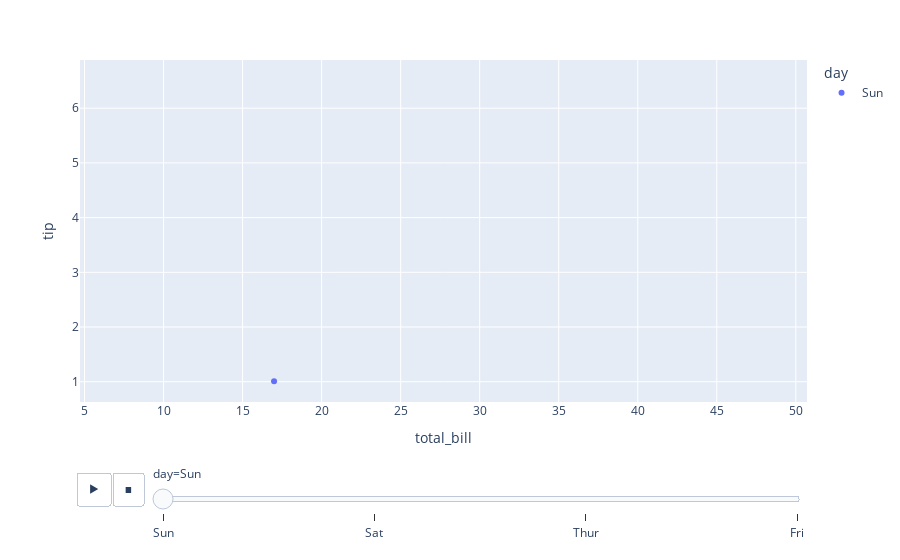

Notebook cell for this chart:
### Code cell
#animation plot with plotly
px.scatter(df, x='total_bill', y='tip', animation_frame='day', animation_group='day', color='day')

### Figure 1 — Plotly figure (JSON) as saved in the notebook; plotly's stock layout.template omitted (floating-point values rounded to 4 significant figures)
{"data": [{"hovertemplate": "day=Sun<br>total_bill=%{x}<br>tip=%{y}<extra></extra>", "ids": ["Sun", "Sun", "Sun", "Sun", "Sun", "Sun", "Sun", "Sun", "Sun", "Sun", "Sun", "Sun", "Sun", "Sun", "Sun", "Sun", "Sun", "Sun", "Sun", "Sun", "Sun", "Sun", "Sun", "Sun", "Sun", "Sun", "Sun", "Sun", "Sun", "Sun", "Sun", "Sun", "Sun", "Sun", "Sun", "Sun", "Sun", "Sun", "Sun", "Sun", "Sun", "Sun", "Sun", "Sun", "Sun", "Sun", "Sun", "Sun", "Sun", "Sun", "Sun", "Sun", "Sun", "Sun", "Sun", "Sun", "Sun", "Sun", "Sun", "Sun", "Sun", "Sun", "Sun", "Sun", "Sun", "Sun", "Sun", "Sun", "Sun", "Sun", "Sun", "Sun", "Sun", "Sun", "Sun", "Sun"], "legendgroup": "Sun", "marker": {"color": "#636efa", "symbol": "circle"}, "mode": "markers", "name": "Sun", "orientation": "v", "showlegend": true, "type": "scatter", "x": [16.99, 10.34, 21.01, 23.68, 24.59, 25.29, 8.77, 26.88, 15.04, 14.78, 10.27, 35.26, 15.42, 18.43, 14.83, 21.58, 10.33, 16.29, 16.97, 17.46, 13.94, 9.68, 30.4, 18.29, 22.23, 32.4, 28.55, 18.04, 12.54, 10.29, 34.81, 9.94, 25.56, 19.49, 38.07, 23.95, 25.71, 17.31, 29.93, 14.07, 13.13, 17.26, 24.55, 19.77, 29.85, 48.17, 25, 13.39, 16.49, 21.5, 12.66, 16.21, 13.81, 17.51, 24.52, 20.76, 31.71, 7.25, 31.85, 16.82, 32.9, 17.89, 14.48, 9.6, 34.63, 34.65, 23.33, 45.35, 23.17, 40.55, 20.69, 20.9, 30.46, 18.15, 23.1, 15.69], "xaxis": "x", "y": [1.01, 1.66, 3.5, 3.31, 3.61, 4.71, 2, 3.12, 1.96, 3.23, 1.71, 5, 1.57, 3, 3.02, 3.92, 1.67, 3.71, 3.5, 2.54, 3.06, 1.32, 5.6, 3, 5, 6, 2.05, 3, 2.5, 2.6, 5.2, 1.56, 4.34, 3.51, 4, 2.55, 4, 3.5, 5.07, 2.5, 2, 2.74, 2, 2, 5.14, 5, 3.75, 2.61, 2, 3.5, 2.5, 2, 2, 3, 3.48, 2.24, 4.5, 5.15, 3.18, 4, 3.11, 2, 2, 4, 3.55, 3.68, 5.65, 3.5, 6.5, 3, 5, 3.5, 2, 3.5, 4, 1.5], "yaxis": "y"}], "layout": {"legend": {"title": {"text": "day"}, "tracegroupgap": 0}, "margin": {"t": 60}, "sliders": [{"active": 0, "currentvalue": {"prefix": "day="}, "len": 0.9, "pad": {"b": 10, "t": 60}, "steps": [{"args": [["Sun"], {"frame": {"duration": 0, "redraw": false}, "fromcurrent": true, "mode": "immediate", "transition": {"duration": 0, "easing": "linear"}}], "label": "Sun", "method": "animate"}, {"args": [["Sat"], {"frame": {"duration": 0, "redraw": false}, "fromcurrent": true, "mode": "immediate", "transition": {"duration": 0, "easing": "linear"}}], "label": "Sat", "method": "animate"}, {"args": [["Thur"], {"frame": {"duration": 0, "redraw": false}, "fromcurrent": true, "mode": "immediate", "transition": {"duration": 0, "easing": "linear"}}], "label": "Thur", "method": "animate"}, {"args": [["Fri"], {"frame": {"duration": 0, "redraw": false}, "fromcurrent": true, "mode": "immediate", "transition": {"duration": 0, "easing": "linear"}}], "label": "Fri", "method": "animate"}], "x": 0.1, "xanchor": "left", "y": 0, "yanchor": "top"}], "updatemenus": [{"buttons": [{"args": [null, {"frame": {"duration": 500, "redraw": false}, "fromcurrent": true, "mode": "immediate", "transition": {"duration": 500, "easing": "linear"}}], "label": "&#9654;", "method": "animate"}, {"args": [[null], {"frame": {"duration": 0, "redraw": false}, "fromcurrent": true, "mode": "immediate", "transition": {"duration": 0, "easing": "linear"}}], "label": "&#9724;", "method": "animate"}], "direction": "left", "pad": {"r": 10, "t": 70}, "showactive": false, "type": "buttons", "x": 0.1, "xanchor": "right", "y": 0, "yanchor": "top"}], "xaxis": {"anchor": "y", "domain": [0, 1], "title": {"text": "total_bill"}}, "yaxis": {"anchor": "x", "domain": [0, 1], "title": {"text": "tip"}}}}
